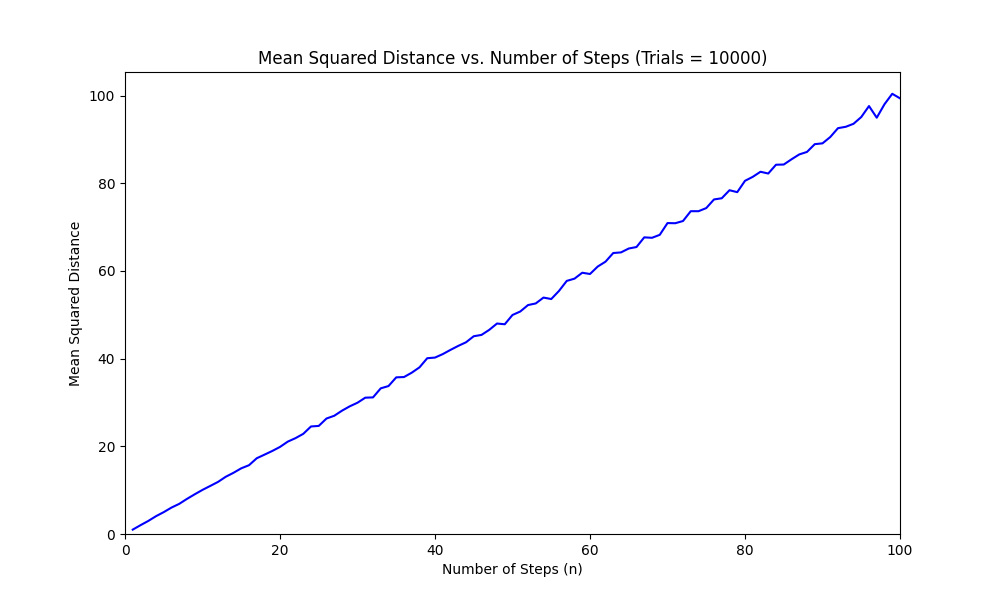

The Python source for this figure:
import random
import matplotlib.pyplot as plt
from typing import List, Tuple


def walker(n: int, trials: int) -> Tuple[int, float]:
    """
    Simulates random walks for `trials` experiments, each with `n` steps.
    Returns the pair (n, mean_squared_distance).

    :param n: Number of steps in each random walk.
    :param trials: Number of experiments to run.
    :return: A tuple containing the number of steps and the mean squared distance.
    """
    total_squared_distance: float = 0.0

    # Perform the specified number of trials
    for i in range(trials):
        x, y = 0, 0  # Start at the origin

        # Simulate a random walk of n steps
        for _ in range(n):
            direction: int = random.randint(
                0, 3
            )  # Random direction: 0 = north, 1 = east, 2 = south, 3 = west

            if direction == 0:
                y += 1  # Move north
            elif direction == 1:
                x += 1  # Move east
            elif direction == 2:
                y -= 1  # Move south
            elif direction == 3:
                x -= 1  # Move west

        # Calculate the squared Euclidean distance from the origin for this trial
        squared_distance: int = x * x + y * y

        # Add the squared distance to the total
        total_squared_distance += squared_distance

    # Calculate the mean squared distance
    mean_squared_distance: float = total_squared_distance / trials

    # Print the mean squared distance
    print(f"n = {n}, mean squared distance = {mean_squared_distance}")

    return (n, mean_squared_distance)


def plot_mean_squared_distance(trials: int) -> None:
    """
    Plots the mean squared distance as a function of n from 1 to 100.

    :param trials: Number of experiments for each n.
    """
    results: List[Tuple[int, float]] = []

    # Loop over n values from 1 to 100
    for n in range(1, 101):
        result = walker(n, trials)
        results.append(result)

    # Unpack results into two lists: n values and corresponding mean squared distances
    n_values, mean_squared_distances = zip(*results)

    # Plotting the results
    plt.figure(figsize=(10, 6))
    plt.plot(n_values, mean_squared_distances, marker="", linestyle="-", color="b")
    plt.title(f"Mean Squared Distance vs. Number of Steps (Trials = {trials})")
    plt.xlim(0, max(n_values))  # Set x-axis limits
    plt.ylim(bottom=0)  # Remove negative part of the y-axis
    plt.xlabel("Number of Steps (n)")
    plt.ylabel("Mean Squared Distance")
    plt.grid(False)  # Turn off the grid
    plt.savefig("hypothesis.png")  # Save the figure
    plt.show()


# Example of usage
trials = 10000  # Number of trials for each n
plot_mean_squared_distance(trials)
